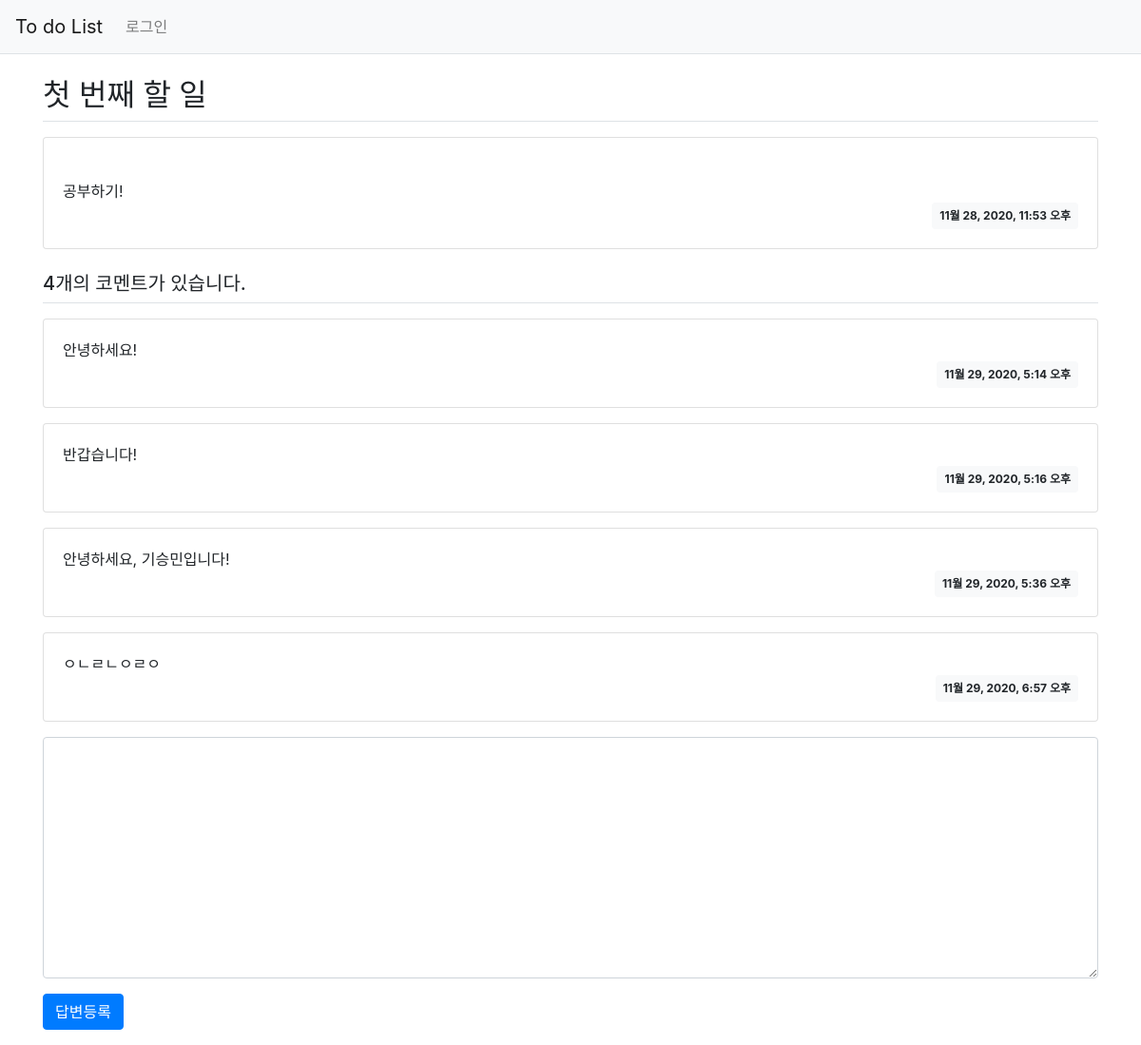
The app's page /todolist/1/ with its own data.
### todolist/models.py (models this page shows, shortened)
class Diary(models.Model):
    subject=models.CharField(max_length=100)
    content=models.TextField()
    create_date=models.DateTimeField()

class Comment(models.Model):
    diary=models.ForeignKey(Diary, on_delete=models.CASCADE)
    content=models.TextField()
    create_date=models.DateTimeField()

### todolist/views.py (the view)
# urls.py: path('<int:diary_id>/', views.detail, name='detail'),
def detail(request, diary_id):
    diary = get_object_or_404(Diary, pk=diary_id)
    context = {'diary': diary}
    return render(request, 'todolist/diary_detail.html', context)

### templates/todolist/diary_detail.html (shortened to what this page needs)
{% extends 'base.html' %}
{% load static %}
{% block content %}
<div class="container my-3">
    <h2 class="border-bottom py-2">{{ diary.subject }}</h2>
    <div class="card my-3">
        <div class="card-body">
            <div class="card-text" style="white-space: pre-line;">
                {{ diary.content }}</div>
            <div class="d-flex justify-content-end">
                <div class="badge badge-light p-2">
                    {{ diary.create_date }}
                </div>
            </div>
        </div>
    </div>
    <h5 class="border-bottom my-3 py-2">{{ diary.comment_set.count }}개의 코멘트가 있습니다.</h5>
    {% for comment in diary.comment_set.all %}
    <div class="card my-3">
        <div class="card-body">
            <div class="card-text" style="white-space: pre-line">{{ comment.content }}</div>
            <div class="d-flex justify-content-end">
                <div class="badge badge-light p-2">
                    {{ comment.create_date }}
                </div>
            </div>
        </div>
    </div>
    {% endfor %}
    <form action="{% url 'todolist:comment_create' diary.id %}" method="post" class="my-3">
        <div class="form-group">
            <textarea name="content" id="content" class="form-control" rows="10"></textarea>
        </div>
        <input type="submit" value="답변등록" class="btn btn-primary">
    </form>
</div>
{% endblock %}

### records on screen
Diary: subject "첫 번째 할 일", content "공부하기!", create_date "11월 28, 2020, 11:53 오후", comment_set.count "4"
Comment: content "안녕하세요!", create_date "11월 29, 2020, 5:14 오후"
Comment: content "반갑습니다!", create_date "11월 29, 2020, 5:16 오후"
Comment: content "안녕하세요, 기승민입니다!", create_date "11월 29, 2020, 5:36 오후"
Comment: content "ㅇㄴㄹㄴㅇㄹㅇ", create_date "11월 29, 2020, 6:57 오후"
